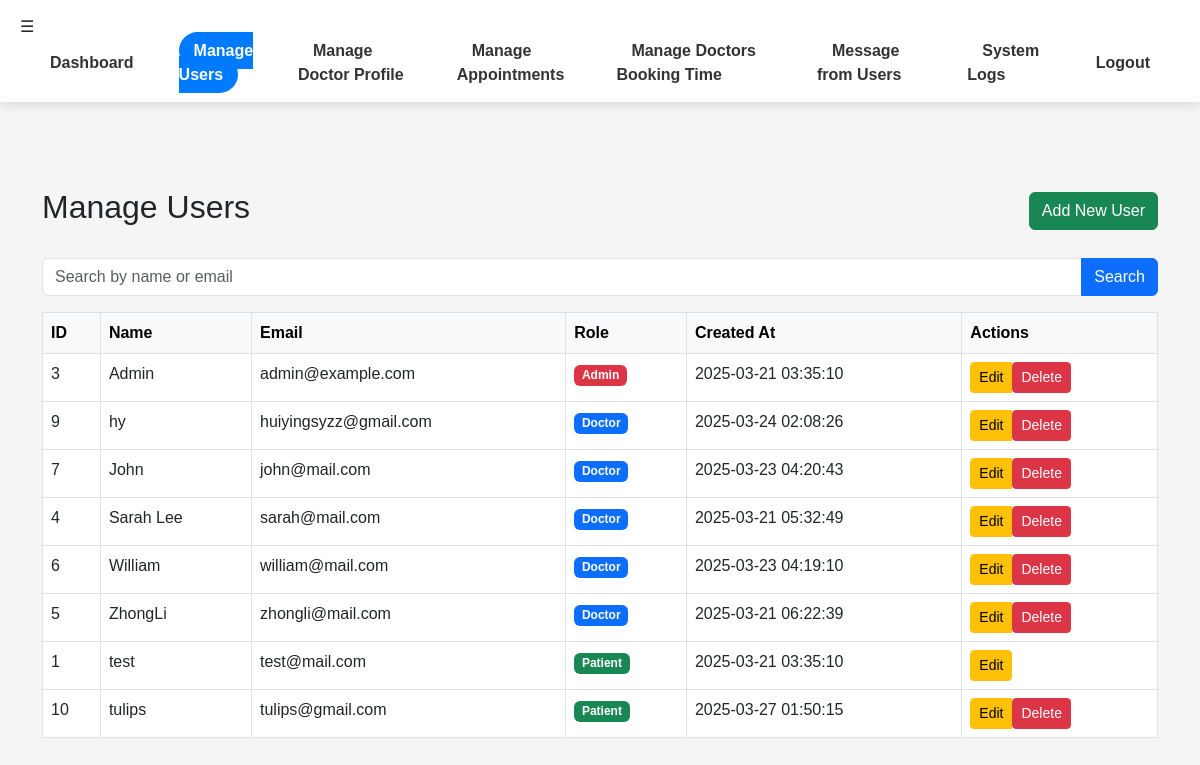
Before: /admin/manage_users.php (signed in) with the older database file.
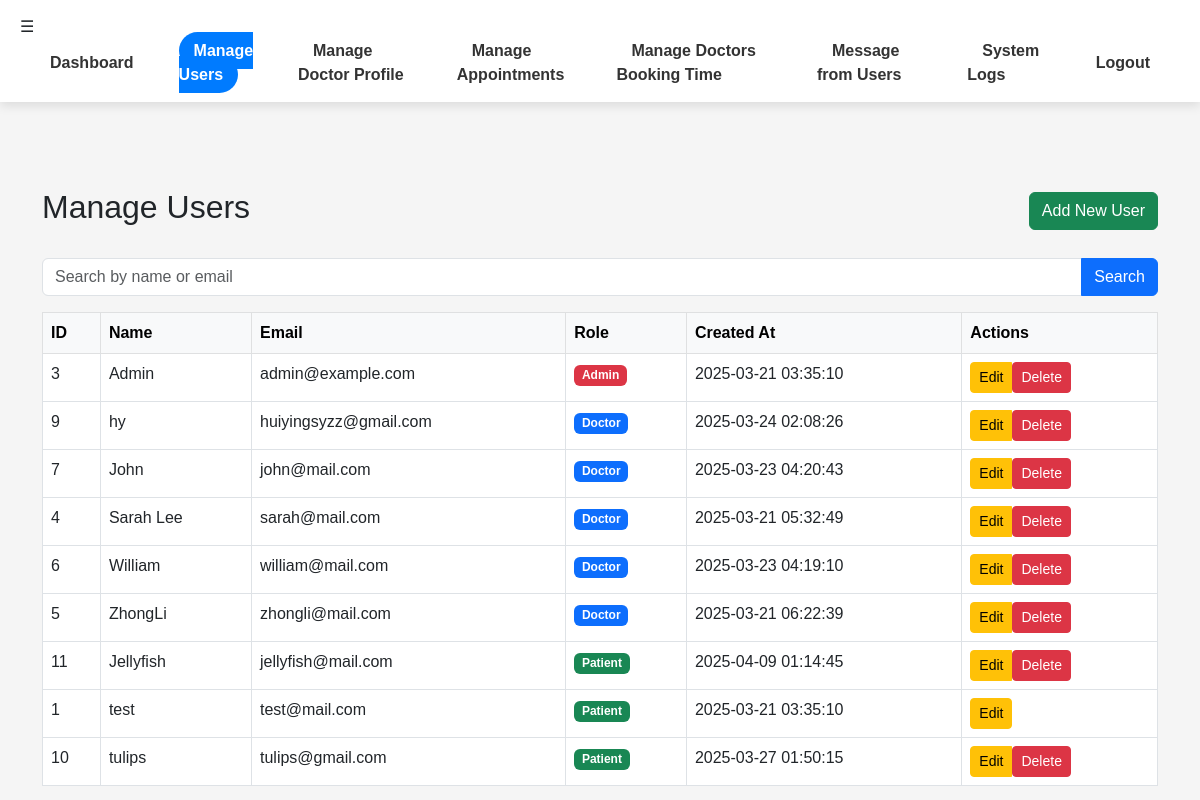
After: the same page with the newer database file.
### tables this page shows
CREATE TABLE `users` (
  `id` int(11) NOT NULL,
  `name` varchar(100) NOT NULL,
  `email` varchar(255) NOT NULL,
  `password` varchar(255) NOT NULL,
  `role` enum('admin','doctor','patient') NOT NULL,
  `created_at` timestamp NOT NULL DEFAULT current_timestamp()
);

### admin/manage_users.php (the view, shortened to what this page needs)
<?php
include '../includes/db.php';
$search = isset($_GET['search']) ? trim($_GET['search']) : '';
$sql = "SELECT id, name, email, role, created_at FROM users";
$sql .= " ORDER BY role, name";
$stmt = $conn->prepare($sql);
$stmt->execute();
$users = $stmt->get_result();
?>
<!DOCTYPE html>
<html lang="en">
<head>
    <link rel="stylesheet" href="https://cdn.jsdelivr.net/npm/bootstrap@5.3.0/dist/css/bootstrap.min.css">
</head>
<body>
<?php include '../includes/navbar.php'; ?>
<div class="container mt-5" style="padding-top: 70px;">
    <div class="d-flex justify-content-between align-items-center mb-4">
        <h2>Manage Users</h2>
        <a href="add_user.php" class="btn btn-success">Add New User</a>
    </div>
    <form method="GET" class="mb-3">
        <div class="input-group">
            <input type="text" name="search" class="form-control" placeholder="Search by name or email" value="<?= htmlspecialchars($search) ?>">
            <button type="submit" class="btn btn-primary">Search</button>
        </div>
    </form>
    <?php if ($users && $users->num_rows > 0) { ?>
        <div class="table-responsive">
            <table class="table table-bordered table-hover">
                <thead class="table-light">
                    <tr>
                        <th>ID</th>
                        <th>Name</th>
                        <th>Email</th>
                        <th>Role</th>
                        <th>Created At</th>
                        <th>Actions</th>
                    </tr>
                </thead>
                <tbody>
                    <?php while ($row = $users->fetch_assoc()) { ?>
                        <tr>
                            <td><?= htmlspecialchars($row['id']); ?></td>
                            <td><?= htmlspecialchars($row['name']); ?></td>
                            <td><?= htmlspecialchars($row['email']); ?></td>
                            <td>
                                <span class="badge <?=
                                    $row['role'] == 'admin' ? 'bg-danger' :
                                    ($row['role'] == 'doctor' ? 'bg-primary' : 'bg-success');
                                ?>">
                                    <?= ucfirst(htmlspecialchars($row['role'])); ?>
                                </span>
                            </td>
                            <td><?= htmlspecialchars($row['created_at']); ?></td>
                            <td>
                                <div class="btn-group" role="group">
                                    <a href="edit_user.php?id=<?= $row['id']; ?>" class="btn btn-warning btn-sm">Edit</a>
                                    <?php if ($row['id'] != $_SESSION['admin_id']) { ?>
                                        <form method="POST" class="d-inline" onsubmit="return confirm('Are you sure you want to delete this user?');">
                                            <button type="submit" name="delete_user" class="btn btn-danger btn-sm">Delete</button>
                                        </form>
                                    <?php } ?>
                                </div>
                            </td>
                        </tr>
                    <?php } ?>
                </tbody>
            </table>
        </div>
    <?php } else { ?>
        <div class="alert alert-info">No users found.</div>
    <?php } ?>
</div>
</body>
</html>

Changed rows visible on the page:
added users: id "11", name "Jellyfish", email "jellyfish@mail.com", role "Patient", created_at "2025-04-09 01:14:45"
